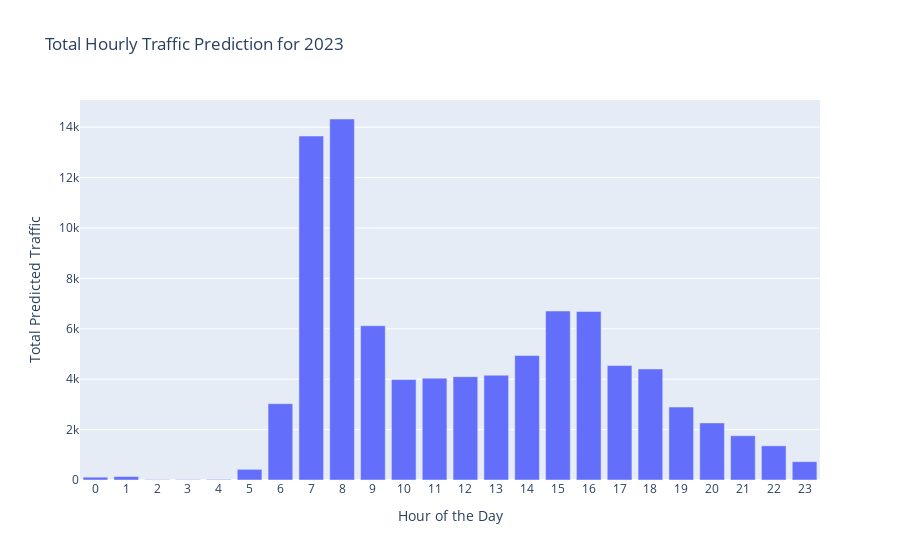

This figure's notebook cell:
### Code cell
# Aggregating the data by hour and taking the sum of the predicted traffic
hourly_sum = predict_df.groupby('Hour')['Predicted_Trafikkmengde'].sum()

# Creating the figure with plotly
fig = go.Figure(go.Bar(x=hourly_sum.index, y=hourly_sum.values))

fig.update_layout(
    title='Total Hourly Traffic Prediction for 2023',
    xaxis_title='Hour of the Day',
    yaxis_title='Total Predicted Traffic',
    xaxis=dict(tickvals=list(range(24))),
)

fig.show()

### Figure 1 — Plotly figure (JSON) as saved in the notebook; plotly's stock layout.template omitted (floating-point values rounded to 4 significant figures)
{"data": [{"type": "bar", "x": [0, 1, 2, 3, 4, 5, 6, 7, 8, 9, 10, 11, 12, 13, 14, 15, 16, 17, 18, 19, 20, 21, 22, 23], "y": [112, 137, 16, 17, 23, 423, 3028, 13648, 14325, 6122, 3985, 4040, 4102, 4159, 4939, 6705, 6687, 4540, 4406, 2894, 2265, 1757, 1356, 727]}], "layout": {"title": {"text": "Total Hourly Traffic Prediction for 2023"}, "xaxis": {"tickvals": [0, 1, 2, 3, 4, 5, 6, 7, 8, 9, 10, 11, 12, 13, 14, 15, 16, 17, 18, 19, 20, 21, 22, 23], "title": {"text": "Hour of the Day"}}, "yaxis": {"title": {"text": "Total Predicted Traffic"}}}}
